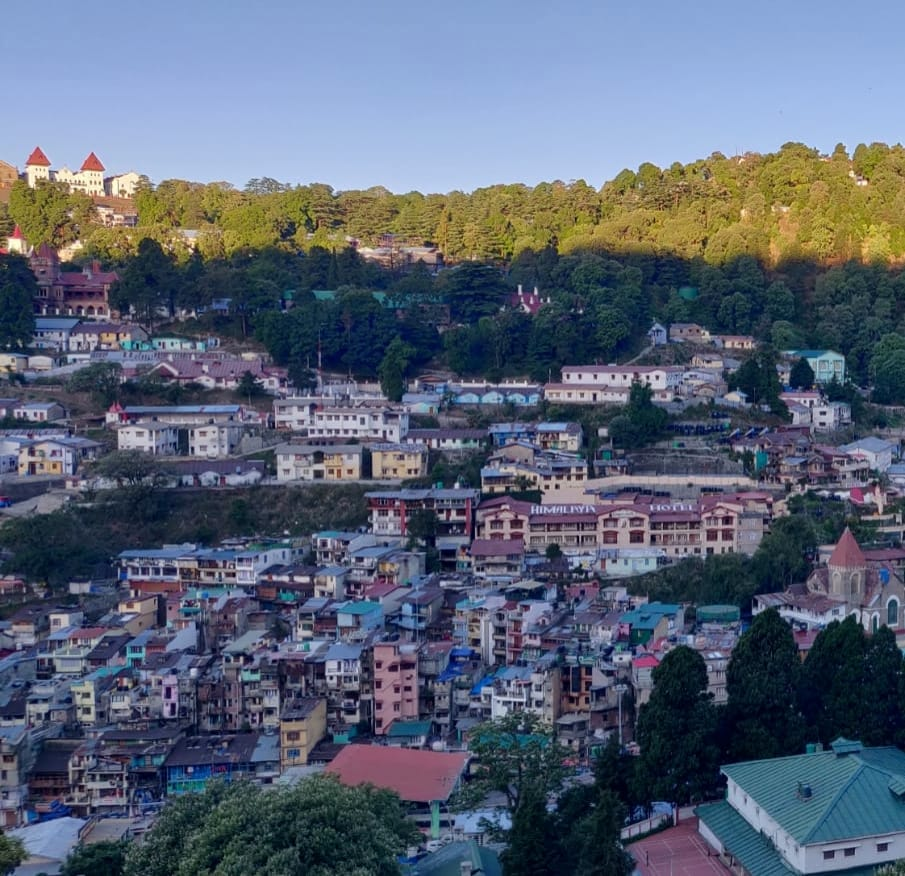
#> input picture Part2/input1/0.jpg, 905 x 876 px
$ python part2.py
#> lines starting #> are read from the running program, lines starting #| are printed output that depends on the picture; after the words box and inside, x2 and y2 are one past the last pixel; in counts of white or black regions, pixels touching at a corner belong together
import numpy as np
import imutils
import cv2
import os
import re

def detect_and_describe(image):
    """
    Detects keypoints and extracts feature descriptors from an image using SIFT.

    Parameters:
        image (numpy.ndarray): Input grayscale or color image.

    Returns:
        tuple:
            - kps (numpy.ndarray): Array of keypoints as (x, y) coordinates.
            - features (numpy.ndarray): Corresponding feature descriptors.
    """
    # Create SIFT detector
    sift = cv2.SIFT_create()

    # Detect keypoints and compute feature descriptors
    keypoints, descriptors = sift.detectAndCompute(image, None)

    # Convert keypoints to NumPy array of (x, y) coordinates
    keypoints = np.float32([kp.pt for kp in keypoints])

    return keypoints, descriptors

def match_interest_points(keypointsA, keypointsB, descriptorsA, descriptorsB, ratio=0.75, reproj_thresh=5.0):
    """
    Matches keypoints between two images using the BFMatcher with KNN and filters good matches using Lowe's ratio test.
    Computes the homography matrix if enough matches are found.

    Parameters:
        keypointsA (numpy.ndarray): Keypoints (x, y) from the first image.
        keypointsB (numpy.ndarray): Keypoints (x, y) from the second image.
        descriptorsA (numpy.ndarray): Feature descriptors from the first image.
        descriptorsB (numpy.ndarray): Feature descriptors from the second image.
        ratio (float, optional): Lowe's ratio for filtering matches. Defaults to 0.75.
        reproj_thresh (float, optional): RANSAC reprojection threshold. Defaults to 5.0.

    Returns:
        tuple or None:
            - matches (list): List of filtered matches as index pairs.
            - homography (numpy.ndarray): 3x3 Homography matrix mapping image A to image B.
            - status (numpy.ndarray): Mask of inliers and outliers from RANSAC.
        Returns None if not enough matches are found.
    """
    # Initialize Brute-Force Matcher
    matcher = cv2.BFMatcher()

    # Find matches using KNN (K=2)
    raw_matches = matcher.knnMatch(descriptorsA, descriptorsB, k=2)
    matches = []

    # Apply Lowe's ratio test
    for m, n in raw_matches:
        if m.distance < ratio * n.distance:
            matches.append((m.trainIdx, m.queryIdx))

    # Compute homography if sufficient matches are found
    if len(matches) > 4:
        ptsA = np.float32([keypointsA[i] for (_, i) in matches])
        ptsB = np.float32([keypointsB[i] for (i, _) in matches])
        H, status = cv2.findHomography(ptsA, ptsB, cv2.RANSAC, reproj_thresh)
        return matches, H, status

    return None

def draw_matches(imgA, imgB, kpA, kpB, matches, status):
    """Draws matched keypoints between two images."""
    hA, wA = imgA.shape[:2]
    hB, wB = imgB.shape[:2]
    viz = np.zeros((max(hA, hB), wA + wB, 3), dtype="uint8")
    viz[:hA, :wA] = imgA
    viz[:hB, wA:] = imgB

    for ((trainIdx, queryIdx), s) in zip(matches, status):
        if s == 1:
            ptA = (int(kpA[queryIdx][0]), int(kpA[queryIdx][1]))
            ptB = (int(kpB[trainIdx][0]) + wA, int(kpB[trainIdx][1]))
            cv2.line(viz, ptA, ptB, (0, 255, 0), 1)

    return viz

def crop_black_region(image):
    gray = cv2.cvtColor(image, cv2.COLOR_BGR2GRAY)
    _, thresh = cv2.threshold(gray, 0, 255, cv2.THRESH_BINARY)
    contours, _ = cv2.findContours(thresh, cv2.RETR_EXTERNAL, cv2.CHAIN_APPROX_SIMPLE)
    if contours:
        x, y, w, h = cv2.boundingRect(contours[0])
        return image[y:y + h - 1, x:x + w - 1]
    return image


def stitch(images, ratio=0.75, re_proj=5.0, show_overlay=False):
    """
    Stitches two images into a panorama using feature matching and homography.

    Args:
        images (tuple): A pair of images to be stitched.
        ratio (float): Ratio for feature matching (default is 0.75).
        re_proj (float): Threshold for re-projection error (default is 5.0).
        show_overlay (bool): If True, displays feature matches overlay (default is False).

    Returns:
        numpy.ndarray: The stitched panorama image, or a tuple of panorama and overlay if show_overlay is True.
    """
    imageA, imageB = images
    interestA, xA = detect_and_describe(imageA)
    interestB, xB = detect_and_describe(imageB)

    M = match_interest_points(interestA, interestB, xA, xB, ratio, re_proj)
    if M is None:
        print("Not enough matches found.")
        return None

    matches, H, status = M
    pano_img = cv2.warpPerspective(imageA, H, (imageA.shape[1] + imageB.shape[1], imageA.shape[0]))

    # Adjust height mismatch between images
    if pano_img.shape[0] != imageB.shape[0]:
        new_height = min(pano_img.shape[0], imageB.shape[0])
        imageB = cv2.resize(imageB, (imageB.shape[1], new_height))
        pano_img = pano_img[:new_height, :]

    pano_img[:imageB.shape[0], :imageB.shape[1]] = imageB
    pano_img = crop_black_region(pano_img)

    if show_overlay:
        overlay = draw_matches(imageA, imageB, interestA, interestB, matches, status)
        return pano_img, overlay

    return pano_img

def show(img, time=3, msg="Image"):
    cv2.imshow(msg, img)
    cv2.waitKey(int(time * 1000))
    cv2.destroyAllWindows()

def extract_number(filename):
    match = re.search(r'\d+', filename)
    return int(match.group()) if match else float('inf')

def main(input_dir, output_dir):
    """
    Creates a panorama by stitching images from the specified input directory and
    saves the intermediate and final results in the output directory.

    Args:
        input_dir (str): Path to the directory containing input images.
        output_dir (str): Path to the directory where stitched images will be saved.

    Raises:
        AssertionError: If no images are found in the input directory.
    """
    img_path = sorted([os.path.join(input_dir, i) for i in os.listdir(input_dir)], key=extract_number)
    assert img_path, "No image found in input folder"

    os.makedirs(output_dir, exist_ok=True)

    left_img = imutils.resize(cv2.imread(img_path[0]), width=600)

    for i, path in enumerate(img_path[1:], start=1):
        right_img = imutils.resize(cv2.imread(path), width=600)
        pano_img = stitch([left_img, right_img], show_overlay=True)
        if pano_img:
            left_img, viz = pano_img
            cv2.imwrite(os.path.join(output_dir, f"stitched_{i}.jpg"), viz)

    cv2.imwrite(os.path.join(output_dir, "panorama.jpg"), left_img)

if __name__ == "__main__":
    input_dir =  input("Enter the input directory: ")
#> the answer given: input1
    output_dir = input("Enter the output directory: ")
#> the answer given: out.png

    main(input_dir, output_dir)
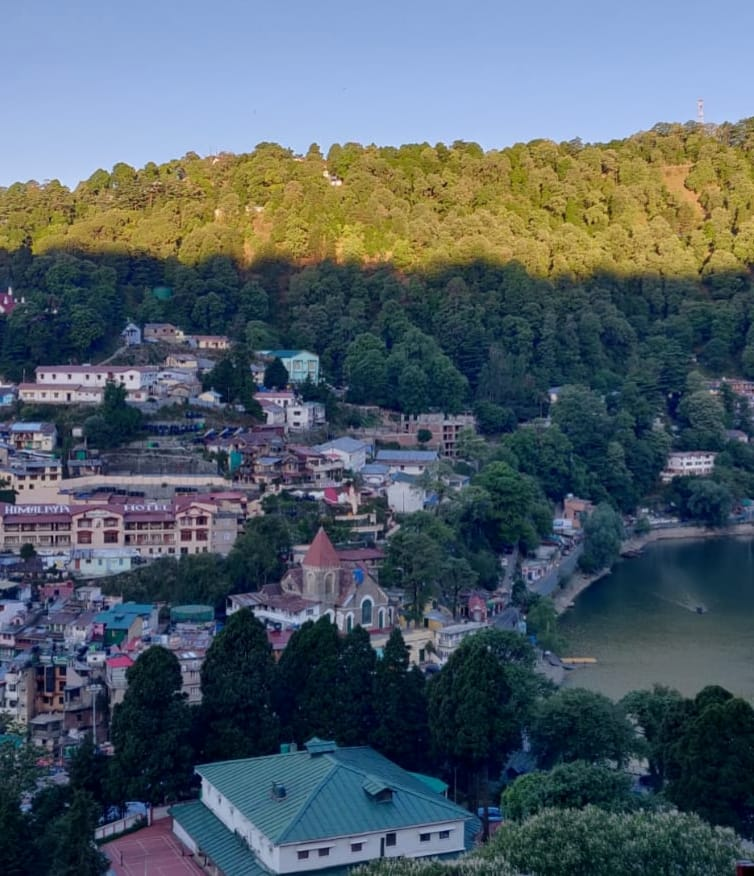
#> input picture Part2/input1/1.jpg, 754 x 876 px
#> in detect_and_describe, `keypoints, descriptors = sift.detectAndCompute(image, None)`: keypoints = 4683 keypoints; strongest (x, y, size): (9, 161, 6.8), (369, 322, 2.1), (43, 168, 6.2), (394, 262, 1.9)
#> in detect_and_describe, `keypoints = np.float32([kp.pt for kp in keypoints])`: keypoints = 4683 pairs, first value 2.33 to 597, second value 87.95 to 577.1
#> in stitch, `interestA, xA = detect_and_describe(imageA)`: interestA has the same summary as keypoints in detect_and_describe
#> in detect_and_describe (call 2), `keypoints, descriptors = sift.detectAndCompute(image, None)`: keypoints = 4536 keypoints; strongest (x, y, size): (25, 387, 2.5), (338, 666, 4.8), (236, 329, 2.7), (17, 387, 2.5)
#> in stitch, `interestB, xB = detect_and_describe(imageB)`: interestB = 4536 pairs, first value 2.3 to 596.5, second value 88.45 to 694.2
#> in match_interest_points, `raw_matches = matcher.knnMatch(descriptorsA, descriptorsB, k=2)`: raw_matches = 4683 matches
#> after the loop in match_interest_points, `for m, n in raw_matches:`: matches = 1179 pairs, first value 17 to 3773, second value 296 to 4681
#> in match_interest_points, `ptsA = np.float32([keypointsA[i] for (_, i) in matches])`: ptsA = 1179 pairs, first value 37.84 to 596.7, second value 87.95 to 576.4
#> in match_interest_points, `ptsB = np.float32([keypointsB[i] for (i, _) in matches])`: ptsB = 1179 pairs, first value 4.51 to 471.5, second value 103.3 to 692.7
#> in match_interest_points, `H, status = cv2.findHomography(ptsA, ptsB, cv2.RANSAC, reproj_thresh)`: H = [[1.2, 6.22e-05, -418.3], [-0.000136, 1.2, 0.0398], [-3.16e-07, 4.36e-07, 1]]; status = 1179 values, max 1 at index 4, min 0 at index 0, mean 0.992
#> in stitch, `pano_img[:imageB.shape[0], :imageB.shape[1]] = imageB`:
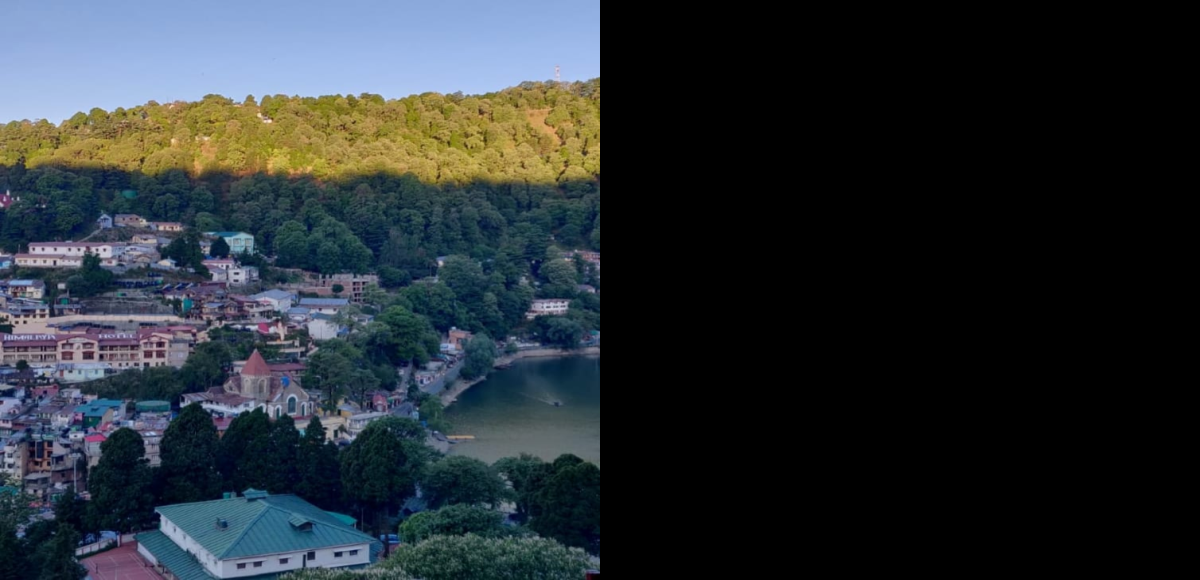
#> pano_img: shape (580, 1200, 3); mean B, G, R 51.9, 47, 40.2
#> in crop_black_region, `gray = cv2.cvtColor(image, cv2.COLOR_BGR2GRAY)`:
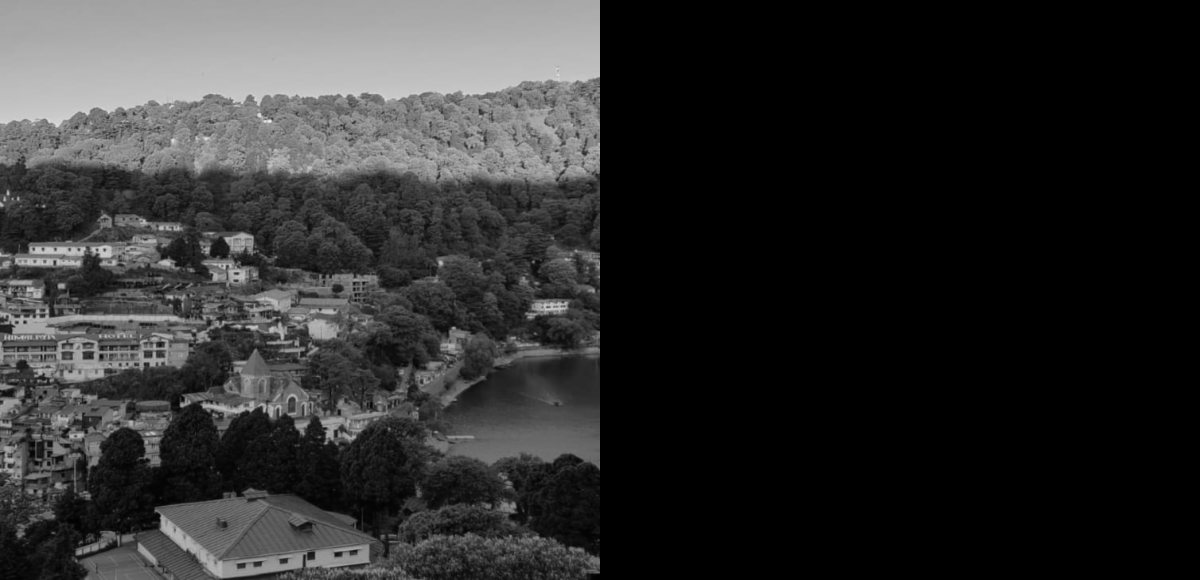
#> gray: shape (580, 1200); min 0, max 239, mean 45.5
#> in crop_black_region, `_, thresh = cv2.threshold(gray, 0, 255, cv2.THRESH_BINARY)`:
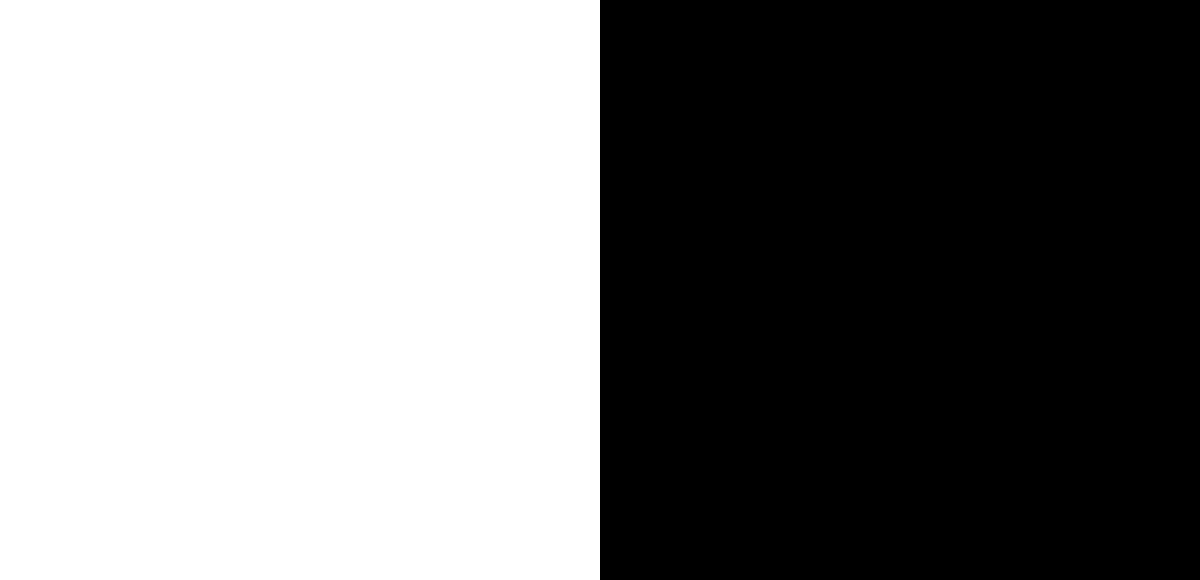
#> thresh: shape (580, 1200); 50% white; 1 white region, box (x1, y1, x2, y2) and area: (0, 0, 600, 580) 348000
#> in crop_black_region, `contours, _ = cv2.findContours(thresh, cv2.RETR_EXTERNAL, cv2.CHAIN_AP..`: contours = [[[0, 0], [0, 579], [599, 579], [599, 0]]]
#> in crop_black_region, `x, y, w, h = cv2.boundingRect(contours[0])`: x = 0; w = 600; h = 580
#> in crop_black_region, `return image[y:y + h - 1, x:x + w - 1]`:
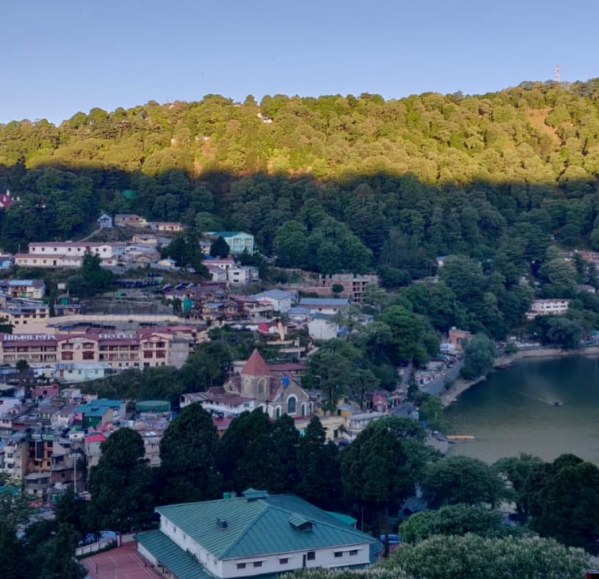
#> returned value: shape (579, 599, 3); mean of channels 0, 1, 2 104, 94, 80.5; drawn as B, G, R
#> in draw_matches, `viz[:hB, wA:] = imgB`:
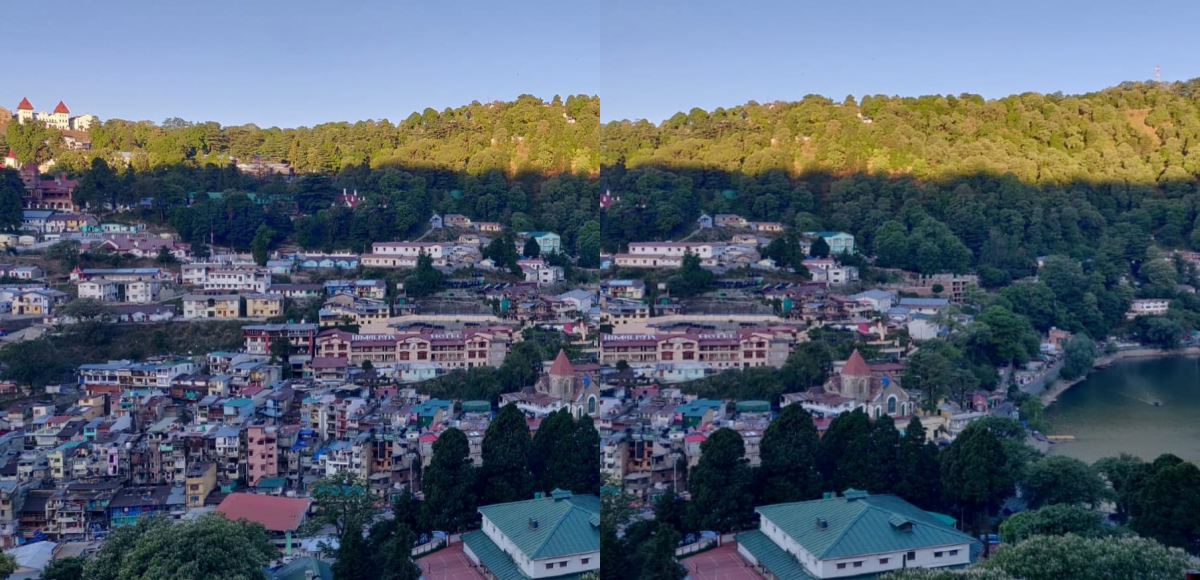
#> viz: shape (580, 1200, 3); mean B, G, R 110.5, 96.4, 84.7
#> the loop in draw_matches, `for ((trainIdx, queryIdx), s) in zip(matches, status):` made 1179 passes
#> (trainIdx, queryIdx, s, ptA, ptB) on passes 5 to 16: (17, 3056, [1], (351, 287), (604, 345)), (29, 3069, [1], (353, 371), (605, 446)), (33, 3071, [1], (353, 468), (606, 562)), (38, 3074, [1], (354, 353), (606, 424)), (43, 3075, [1], (354, 336), (607, 405)), (40, 3076, [1], (354, 365), (607, 438)), (44, 3077, [1], (354, 209), (607, 251)), (45, 3081, [1], (354, 449), (607, 539)), (47, 3082, [1], (355, 193), (607, 232)), (51, 3083, [1], (355, 298), (608, 359)), (54, 3086, [1], (355, 425), (608, 510)), (55, 3087, [1], (355, 425), (608, 510))
#> (ptA, ptB) on passes 61 to 66: ((364, 347), (618, 417)), ((364, 334), (618, 402)), ((364, 462), (619, 556)), ((364, 522), (619, 627)), ((364, 166), (619, 199)), ((365, 307), (619, 370))
#> after the loop in draw_matches, `for ((trainIdx, queryIdx), s) in zip(matches, status):`:
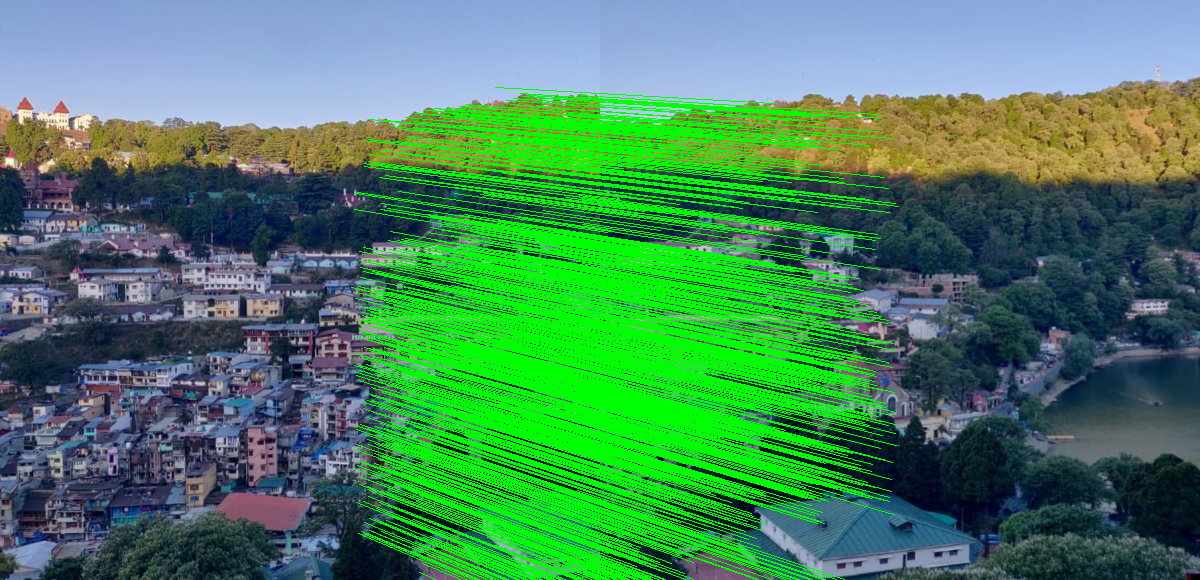
#> viz: shape (580, 1200, 3); mean B, G, R 92.7, 131.8, 70.4
